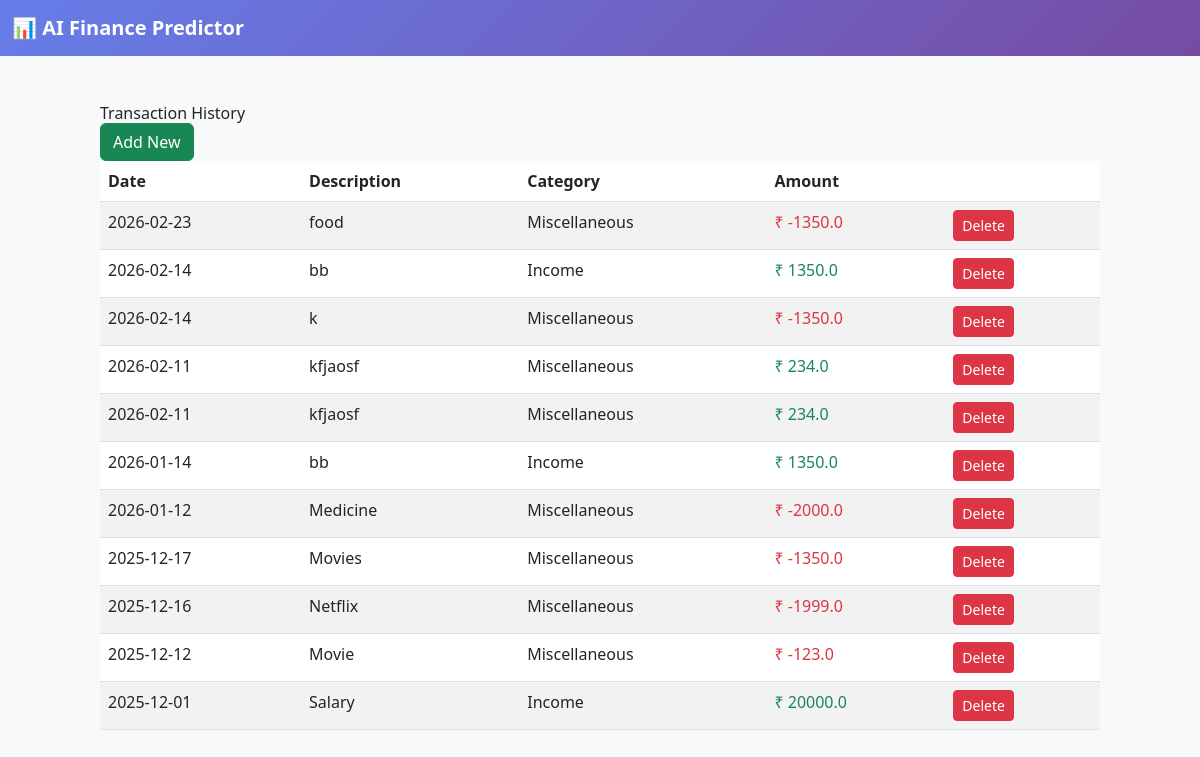
Page /transactions/history (signed in) on the earlier database version.
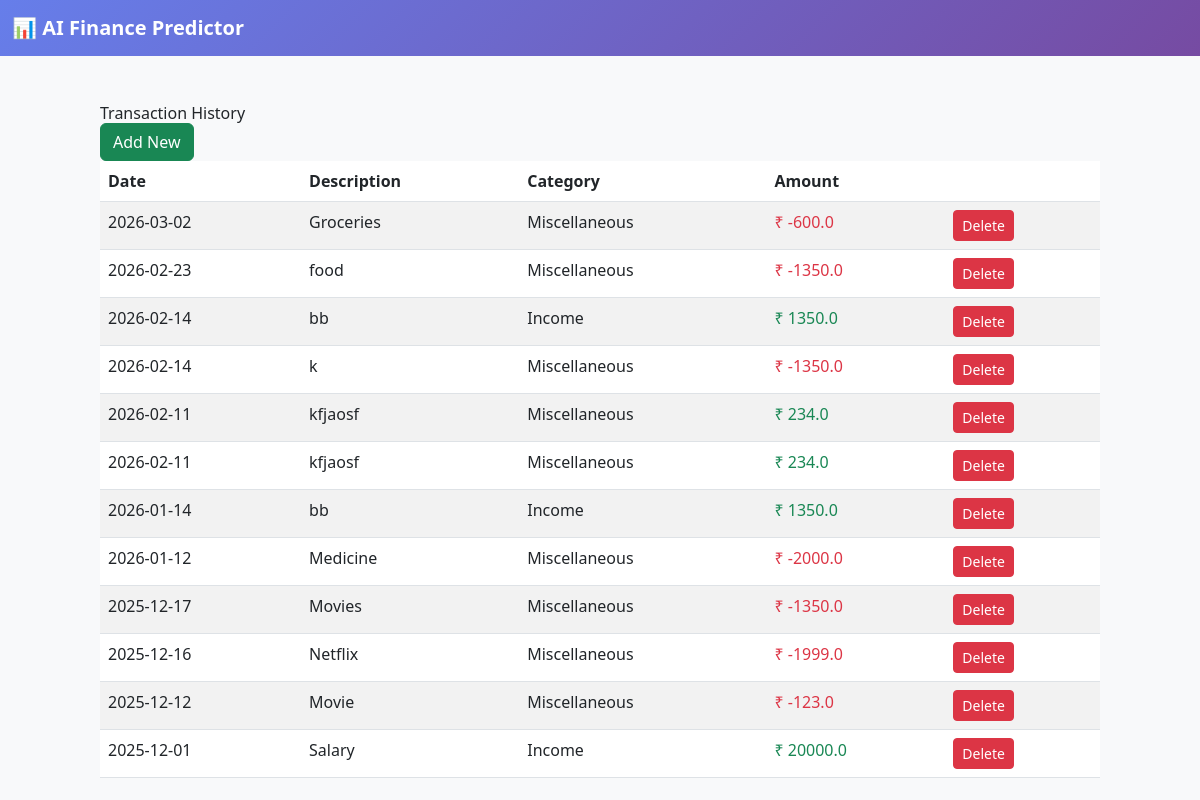
Same page on the later database version.
### tables this page shows
CREATE TABLE transactions (
    id INTEGER PRIMARY KEY AUTOINCREMENT,
    user_id INTEGER NOT NULL,
    amount REAL NOT NULL,
    description TEXT,
    category TEXT,
    date DATE NOT NULL,
    is_auto_tagged INTEGER DEFAULT 0,
    created_at TIMESTAMP DEFAULT CURRENT_TIMESTAMP,
    FOREIGN KEY (user_id) REFERENCES users(id)
);

### routes/transaction_routes.py (the view)
@transaction_bp.route('/transactions/history')
def history():
    if 'user_id' not in session:
        return redirect(url_for('auth.login'))
    transactions = get_transactions_by_user(session['user_id'])
    return render_template('history.html', transactions=transactions)

### models/transaction_model.py (called while the page is built)
def get_db_connection():
    conn = sqlite3.connect(DATABASE_PATH)
    conn.row_factory = sqlite3.Row
    return conn

def get_transactions_by_user(user_id):
    conn = get_db_connection()
    rows = conn.execute("""
        SELECT * FROM transactions
        WHERE user_id = ?
        ORDER BY date DESC
    """, (user_id,)).fetchall()
    conn.close()
    return rows

### templates/transactions/history.html
{% extends "base.html" %}
{% block content %}
<div class="container mt-5">
    <h3>Transaction History</h3>
    <a href="{{ url_for('transaction.add_transaction_route') }}" class="btn btn-success">
       Add New
    </a>
    <table class="table table-striped">
        <thead>
            <tr>
                <th>Date</th>
                <th>Description</th>
                <th>Category</th>
                <th>Amount</th>
                <th></th>
            </tr>
        </thead>
        <tbody>
        {% for txn in transactions %}
            <tr>
                <td>{{ txn['date'] }}</td>
                <td>{{ txn['description'] }}</td>
                <td>{{ txn['category'] }}</td>
                <td class="{% if txn['amount'] < 0 %}text-danger{% else %}text-success{% endif %}">
                    ₹ {{ txn['amount'] }}
                </td>
                <td>
                    <a href="{{ url_for('transaction.delete', txn_id=txn['id']) }}"
                       class="btn btn-sm btn-danger">
                       Delete
                    </a>
                </td>
            </tr>
        {% endfor %}
        </tbody>
    </table>
</div>
{% endblock %}

### templates/base.html (shortened to what this page needs)
<!DOCTYPE html>
<html lang="en">
<head>
    <script src="https://cdn.tailwindcss.com"></script>
    <link href="https://cdn.jsdelivr.net/npm/bootstrap@5.3.0/dist/css/bootstrap.min.css" rel="stylesheet">
</head>
<body>
    {% if 'dashboard.index' not in request.endpoint %}
    <nav class="navbar navbar-expand-lg navbar-dark navbar-custom sticky-top">
        <div class="container-fluid">
            <a class="navbar-brand fw-bold" href="{{ url_for('dashboard.index') if session.get('user_id') else url_for('home') }}">
                📊 AI Finance Predictor
            </a>
        </div>
    </nav>
    {% endif %}
    {% block content %}{% endblock %}
</body>
</html>

### templates/base.html (style rules this page uses)
body { background-color: #f8f9fa; }
.navbar-custom { background: linear-gradient(135deg, #667eea 0%, #764ba2 100%); }

Differences in the rows shown:
added transactions: date "2026-03-02", description "Groceries", category "Miscellaneous", amount "-600.0"
